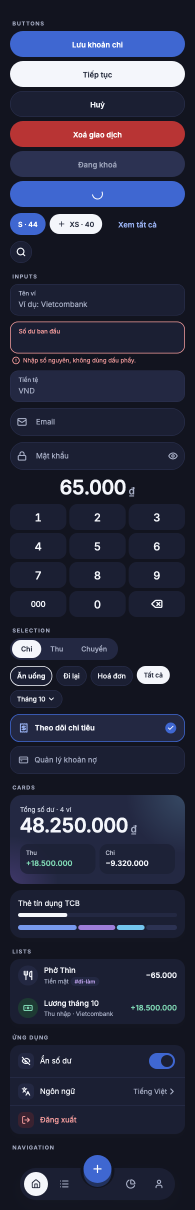
#> input picture apps/mobile/test/core/widgets/goldens/core_widgets_dark.png, 390 x 2420 px, given in place of ObWelcome.png, which was not available (shown at 1/2 size)
$ python pairs.py ../../test/core/widgets/goldens/core_widgets_dark.png ../../test/core/widgets/goldens/core_widgets_light.png
#> lines starting #> are read from the running program, lines starting #| are printed output that depends on the picture; pictures that were not available may be replaced by others from this repository, and a replacement may not be noted
"""Puts each rendered board next to its app golden: <out_dir>/pairs/<Group>_<Board>.png.

Usage: python3 pairs.py <out_dir> apps/mobile   (after render.py; needs Pillow)
Goldens have no status bar and draw shadows as hard bands: compare spacing from
the first element, not absolute offsets.
"""
import sys, os
from PIL import Image, ImageDraw
S, G = sys.argv[1], sys.argv[2]
M = {
 'A': [('ObWelcome','auth/a1_welcome'),('ObAccount','auth/a1_sign_up'),('ObGoals','auth/a1_goals'),('ObNeeds','auth/a1_habits'),('ObBudget','auth/a1_budget'),('ObSetup','auth/a1_wallets'),('ObHome','home/overview_firstRun'),('AuLogin','auth/a1_login'),('AuRegister','auth/a1_register'),('AuVerify','auth/a1_verify'),('ObPin','auth/a1_pin'),('ObPinConfirm','auth/a1_pin_confirm'),('ObBiometric','auth/a1_biometric'),('AuForgot','auth/a1_forgot'),('AuReset','auth/a1_reset'),('LockScreen','auth/a1_lock')],
 'B': [('BHome','home/overview_ready'),('BHidden','home/overview_hidden'),('BMulti','home/overview_multi'),('BDebt','home/overview_debt'),('BNewMonth','home/overview_newMonth'),('BLoading','home/overview_loading'),('BOffline','home/overview_offline'),('BError','home/overview_error')],
 'C': [('TxList','transactions/c1_list'),('TxSearch','transactions/c1_search'),('TxFilter','transactions/c1_filter'),('TxNoResult','transactions/c1_no_result'),('TxDetail','transactions/c1_detail'),('TxDeleted','transactions/c1_deleted'),('TxTrash',None),('TxExpense','transactions/c2_expense'),('TxCategory','transactions/c2_category'),('TxMore','transactions/c2_details'),('TxTags','transactions/c2_tags'),('TxTransfer','transactions/c2_transfer'),('TxSaved',None)],
 'D': [('WList','wallets/d1_list'),('WSort','wallets/d1_sort'),('WDetail','wallets/d1_detail'),('WCredit','wallets/d1_credit'),('WAdd','wallets/d2_add'),('WAddCredit','wallets/d2_add_card'),('WDaySheet','wallets/d2_day_popup'),('WEdit','wallets/d2_edit_locked'),('WHidden','wallets/d1_hidden')],
 'E': [('CatList','categories/e1_list'),('CatAdd','categories/e2_add'),('CatParent','categories/e2_parent_sheet'),('CatIcons','categories/e2_icon_sheet'),('CatEdit','categories/e2_edit'),('CatDelete','categories/e2_delete'),('CatHidden','categories/e1_hidden')],
 'F': [('RepMonth','reports/f1_month'),('RepWallets','reports/f1_wallets'),('RepCategory','reports/f2_category'),('RepRange','reports/f2_range'),('RepEmpty','reports/f1_empty')],
 'G': [('MeHome','settings/g1_me'),('MeProfile','settings/g1_profile'),('MeTheme','settings/g1_theme'),('MeSecurity','settings/g1_security'),('MeSessions','settings/g1_sessions'),('MeLogout','settings/g1_logout'),('MeTags','settings/g2_tags'),('MeFeedback','settings/g2_feedback'),('MeFeedbackSent','settings/g2_thanks'),('MeFaq','settings/g2_faq'),('MeNotify','settings/g2_notify')],
 'H': [('SyncBanner','sync/h1_list'),('SyncCenter','sync/h1_center'),('SyncRunning','sync/h1_sending'),('SyncDone','sync/h1_done'),('SyncConflict','sync/h2_compare'),('SyncDuplicate','sync/h2_duplicate'),('SyncDiscard','sync/h1_discard'),('SyncUpdate','sync/h1_update')],
}
os.makedirs(f'{S}/pairs', exist_ok=True)
for grp, items in M.items():
  for board, gold in items:
    d = Image.open(f'{S}/design/{board}.png').convert('RGB')
    a = Image.open(f'{G}/test/features/{gold.split("/")[0]}/goldens/{gold.split("/")[1]}.png').convert('RGB') if gold else Image.new('RGB',(390,200),'white')
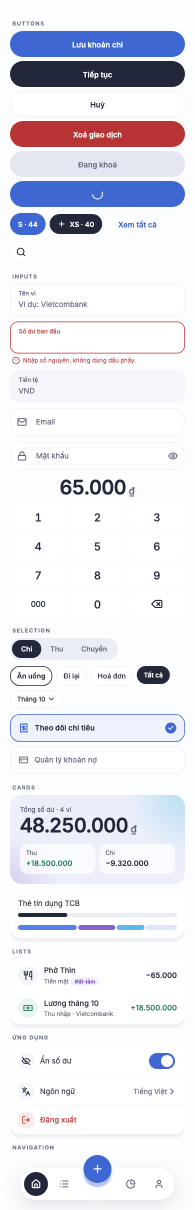
#> input picture apps/mobile/test/core/widgets/goldens/core_widgets_light.png, 390 x 2420 px, given in place of a1_welcome.png, which was not available (shown at 1/2 size)
    h = max(d.height, a.height)
#> h = 2420
    out = Image.new('RGB', (d.width + a.width + 30, h + 30), (255,0,255))
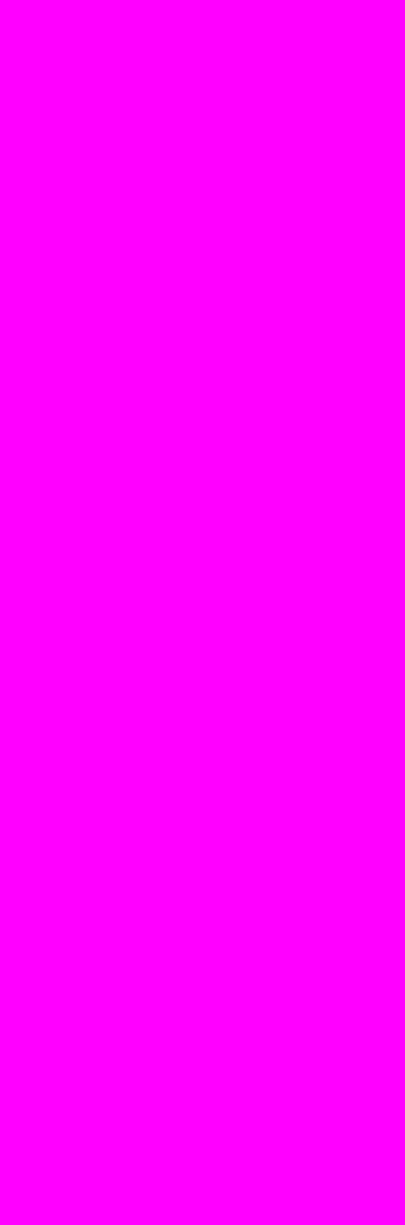
#> out: PIL image 810x2450 RGB (shown at 1/2 size); mean R, G, B 255, 0, 255
    out.paste(d, (0, 30)); out.paste(a, (d.width + 30, 30))
#> after `out.paste(d, (0, 30))`:
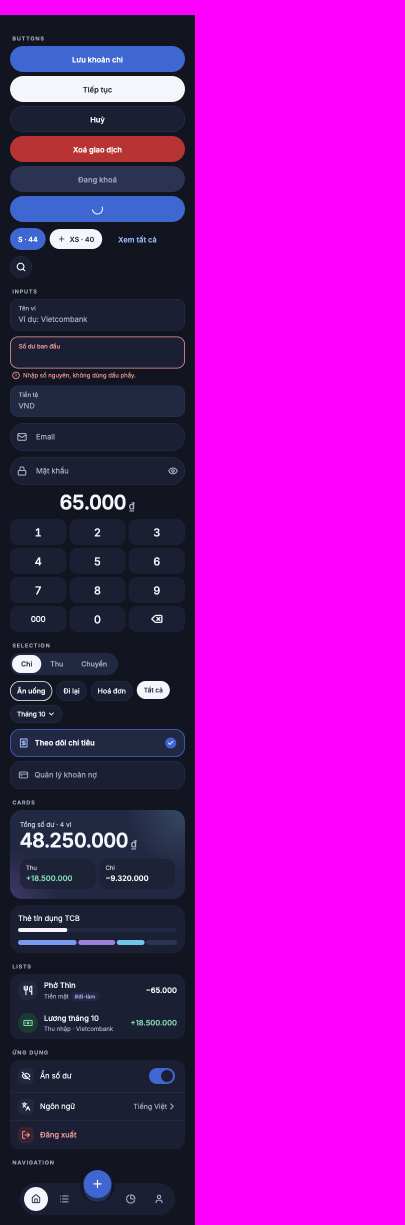
#> out: PIL image 810x2450 RGB (shown at 1/2 size); mean R, G, B 153.1, 20.5, 163.9
#> after `out.paste(a, (d.width + 30, 30))`:
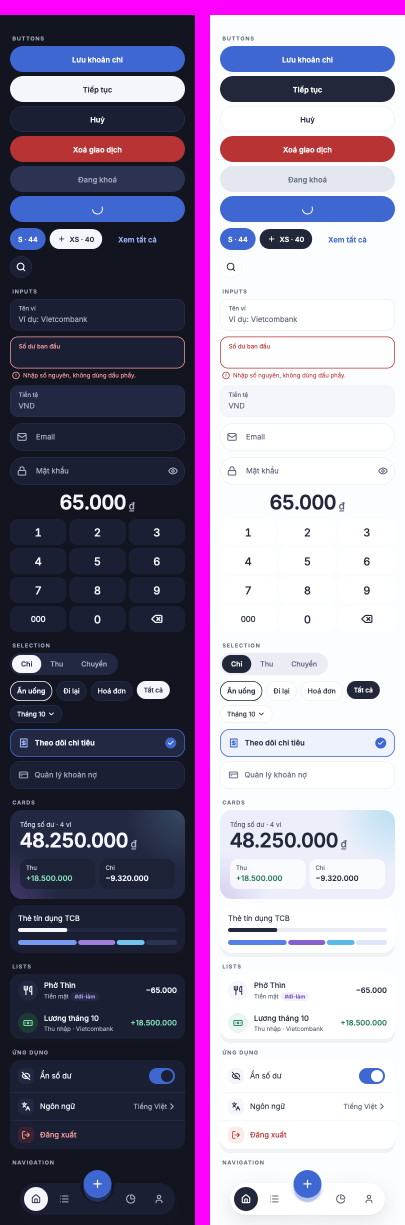
#> out: PIL image 810x2450 RGB (shown at 1/2 size); mean R, G, B 141.3, 130.2, 156.1
    dr = ImageDraw.Draw(out); dr.text((6,8),'DESIGN '+board,fill='black'); dr.text((d.width+36,8),'APP '+(gold or 'NO GOLDEN'),fill='black')
    out.save(f'{S}/pairs/{grp}_{board}.png')
#> (the run stopped early here; a loop or call above may not have finished)
